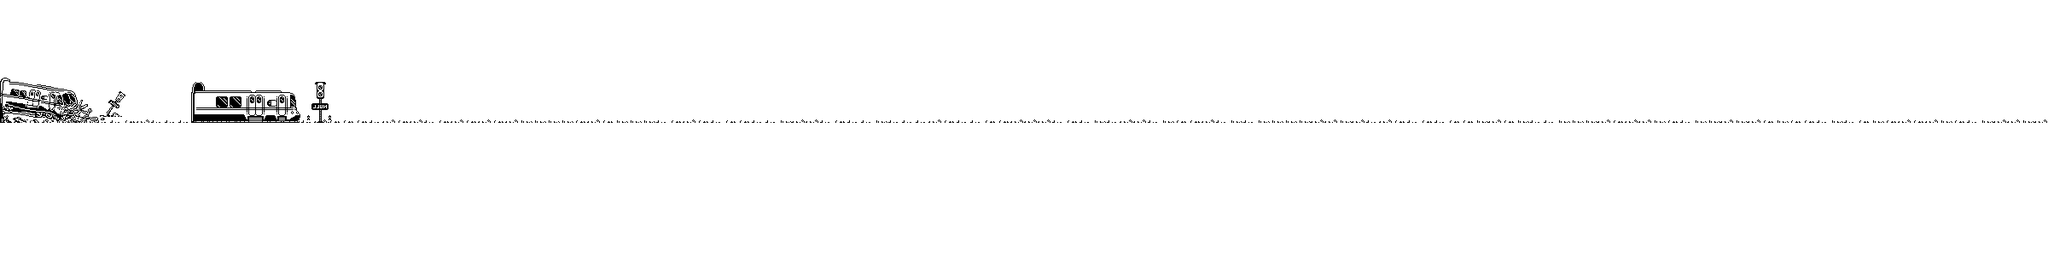

This is a level from a 2D game, rendered from its Tiled map with the project's own tilesets. A one-line summary and the map file follow, with tile-layer data summarised:
An orthogonal 150x20 tile map with 16x16 px tiles, 6 tile layers (bg, bg2, gare, sol, ...) and 1 object (spawn).

<map version="1.10" tiledversion="1.12.0" orientation="orthogonal" renderorder="right-down" width="150" height="20" tilewidth="16" tileheight="16" infinite="0" nextlayerid="11" nextobjectid="13">
 <editorsettings>
  <export target="../../assets/maps/map-4-fin.json" format="json" />
 </editorsettings>
 <tileset firstgid="1" name="Tileset" tilewidth="16" tileheight="16" tilecount="420" columns="35">
  <image source="../../assets/tilesets/Tileset.png" width="560" height="192" />
 </tileset>
 <layer id="7" name="bg" width="150" height="20">
  <data>[3000 cells, 3000 non-empty, 1 distinct tile ids]</data>
 </layer>
 <layer id="10" name="bg2" width="150" height="20">
  <data>[3000 cells, 40 non-empty, 40 distinct tile ids]</data>
 </layer>
 <layer id="6" name="gare" width="150" height="20">
  <data>[3000 cells, 33 non-empty, 33 distinct tile ids]</data>
 </layer>
 <layer id="3" name="sol" width="150" height="20">
  <data>[3000 cells, 1650 non-empty, 1 distinct tile ids]</data>
 </layer>
 <objectgroup id="5" name="Calque d'Objets 1">
  <object id="1" name="spawn" x="420" y="112">
   <point />
  </object>
 </objectgroup>
 <layer id="1" name="tunnel" width="150" height="20">
  <data>[3000 cells, 0 non-empty, 0 distinct tile ids]</data>
 </layer>
 <layer id="4" name="devant" width="150" height="20">
  <data>[3000 cells, 150 non-empty, 4 distinct tile ids]</data>
 </layer>
</map>
